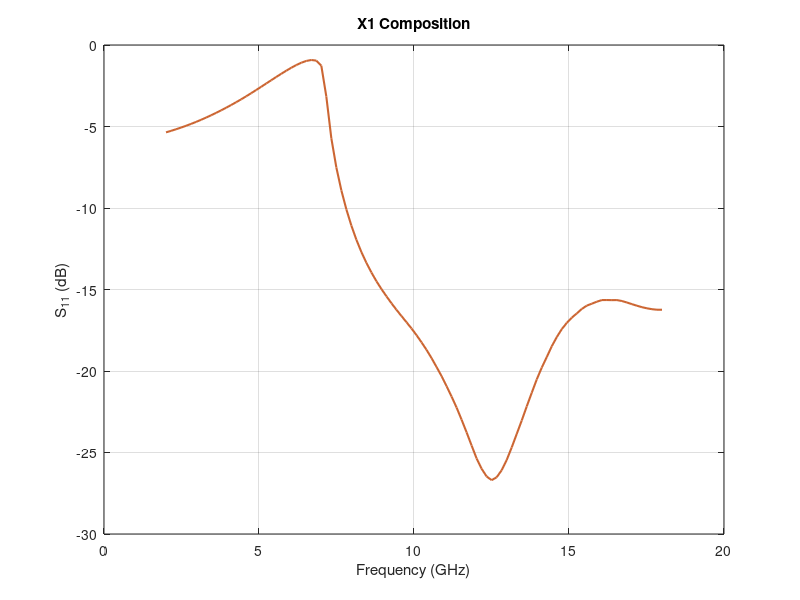

This figure's MATLAB source:
frequency = [2, 2.16161616161616, 2.32323232323232, 2.48484848484848, 2.64646464646465, ...
             2.80808080808081, 2.96969696969697, 3.13131313131313, 3.29292929292929, ...
             3.45454545454545, 3.61616161616162, 3.77777777777778, 3.93939393939394, ...
             4.1010101010101, 4.26262626262626, 4.42424242424242, 4.58585858585859, ...
             4.74747474747475, 4.90909090909091, 5.07070707070707, 5.23232323232323, ...
             5.39393939393939, 5.55555555555556, 5.71717171717172, 5.87878787878788, ...
             6.04040404040404, 6.2020202020202, 6.36363636363636, 6.52525252525253, ...
             6.68686868686869, 6.84848484848485, 7.01010101010101, 7.17171717171717, ...
             7.33333333333333, 7.4949494949495, 7.65656565656566, 7.81818181818182, ...
             7.97979797979798, 8.14141414141414, 8.3030303030303, 8.46464646464646, ...
             8.62626262626263, 8.78787878787879, 8.94949494949495, 9.11111111111111, ...
             9.27272727272727, 9.43434343434343, 9.5959595959596, 9.75757575757576, ...
             9.91919191919192, 10.0808080808081, 10.2424242424242, 10.4040404040404, ...
             10.5656565656566, 10.7272727272727, 10.8888888888889, 11.0505050505051, ...
             11.2121212121212, 11.3737373737374, 11.5353535353535, 11.6969696969697, ...
             11.8585858585859, 12.020202020202, 12.1818181818182, 12.3434343434343, ...
             12.5050505050505, 12.6666666666667, 12.8282828282828, 12.989898989899, ...
             13.1515151515152, 13.3131313131313, 13.4747474747475, 13.6363636363636, ...
             13.7979797979798, 13.959595959596, 14.1212121212121, 14.2828282828283, ...
             14.4444444444444, 14.6060606060606, 14.7676767676768, 14.9292929292929, ...
             15.0909090909091, 15.2525252525253, 15.4141414141414, 15.5757575757576, ...
             15.7373737373737, 15.8989898989899, 16.0606060606061, 16.2222222222222, ...
             16.3838383838384, 16.5454545454545, 16.7070707070707, 16.8686868686869, ...
             17.030303030303, 17.1919191919192, 17.3535353535354, 17.5151515151515, ...
             17.6767676767677, 17.8383838383838, 18];
s11 = [-5.35923038285195, -5.26730475386731, -5.16929707269629, -5.06608809971363, ...
       -4.9563698293549, -4.84068230163597, -4.71842234060953, -4.58909480018012, ...
       -4.45316550796849, -4.31154118235863, -4.16309300944887, -4.00912348374446, ...
       -3.84910257748822, -3.68237409930904, -3.51043385608815, -3.33279480771122, ...
       -3.14793692867631, -2.95688984600947, -2.76177050790278, -2.56353929062128, ...
       -2.36239010971572, -2.16180111446659, -1.96253888891407, -1.76698871996386, ...
       -1.57723083511611, -1.39686060830687, -1.2313774113602, -1.08852544290323, ...
       -0.978476061524477, -0.919747629448363, -0.956949651778146, -1.26765348508487, ...
       -3.16234407191551, -5.72074126001561, -7.51299380348694, -8.91820563924876, ...
       -10.0840923207216, -11.0802916785628, -11.9465493489362, -12.7025871215471, ...
       -13.3644054407737, -13.9552125497482, -14.4909100965304, -14.9715548071424, ...
       -15.4163978348779, -15.8421210285628, -16.245872243563, -16.6279836838348, ...
       -17.0048855660302, -17.3888324068862, -17.7989494204111, -18.2398762856356, ...
       -18.7011573787761, -19.2066838547299, -19.7546143059503, -20.3117857468993, ...
       -20.9300259391858, -21.5680738449395, -22.2429692343893, -22.9879281945363, ...
       -23.764954372248, -24.5732206838266, -25.3686331446448, -25.9991686829395, ...
       -26.4721439364908, -26.6961325520549, -26.520520561552, -26.0851387551259, ...
       -25.4601508581088, -24.6904853828487, -23.8648928412972, -23.0396946008827, ...
       -22.1734547204586, -21.3371343882305, -20.5165403308949, -19.7913830644811, ...
       -19.1444487703346, -18.4818374144836, -17.9179846005576, -17.4299843602594, ...
       -17.0452491999003, -16.7309416375117, -16.4634675224803, -16.1914565722651, ...
       -15.9871028429691, -15.8697683780556, -15.7474844783043, -15.6482370432821, ...
       -15.6460803802259, -15.6525274801725, -15.6489514464691, -15.7063136109673, ...
       -15.7977143656586, -15.8992890298029, -15.9952402804659, -16.0844552131465, ...
       -16.1540235131115, -16.2079439111027, -16.2407505586183, -16.2416084962664];
figure;
plot(frequency, s11, 'LineWidth', 1.5, 'Color', [0.8, 0.4, 0.2]);
grid on;
xlabel('Frequency (GHz)');
ylabel('S_{11} (dB)');
title('X1 Composition');